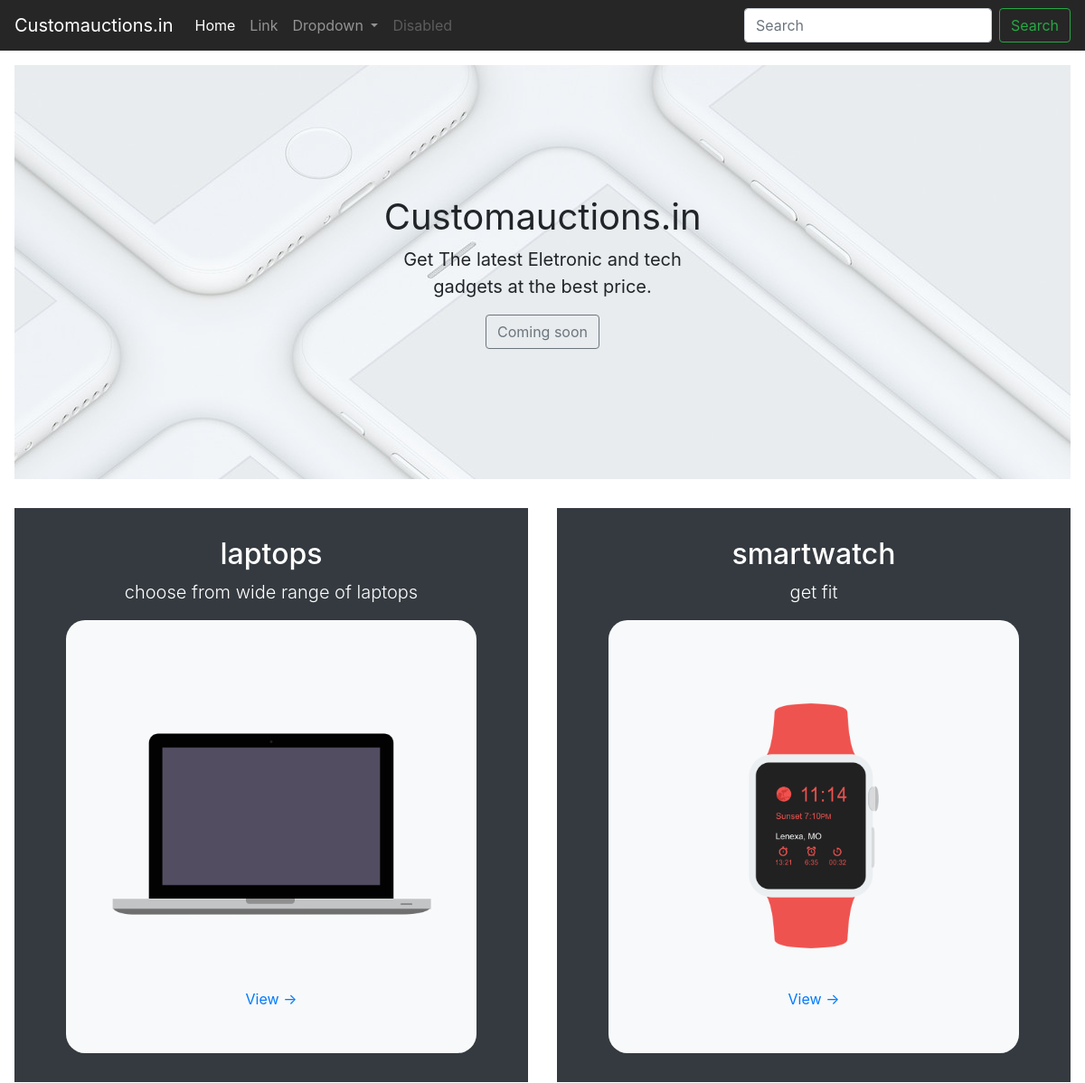
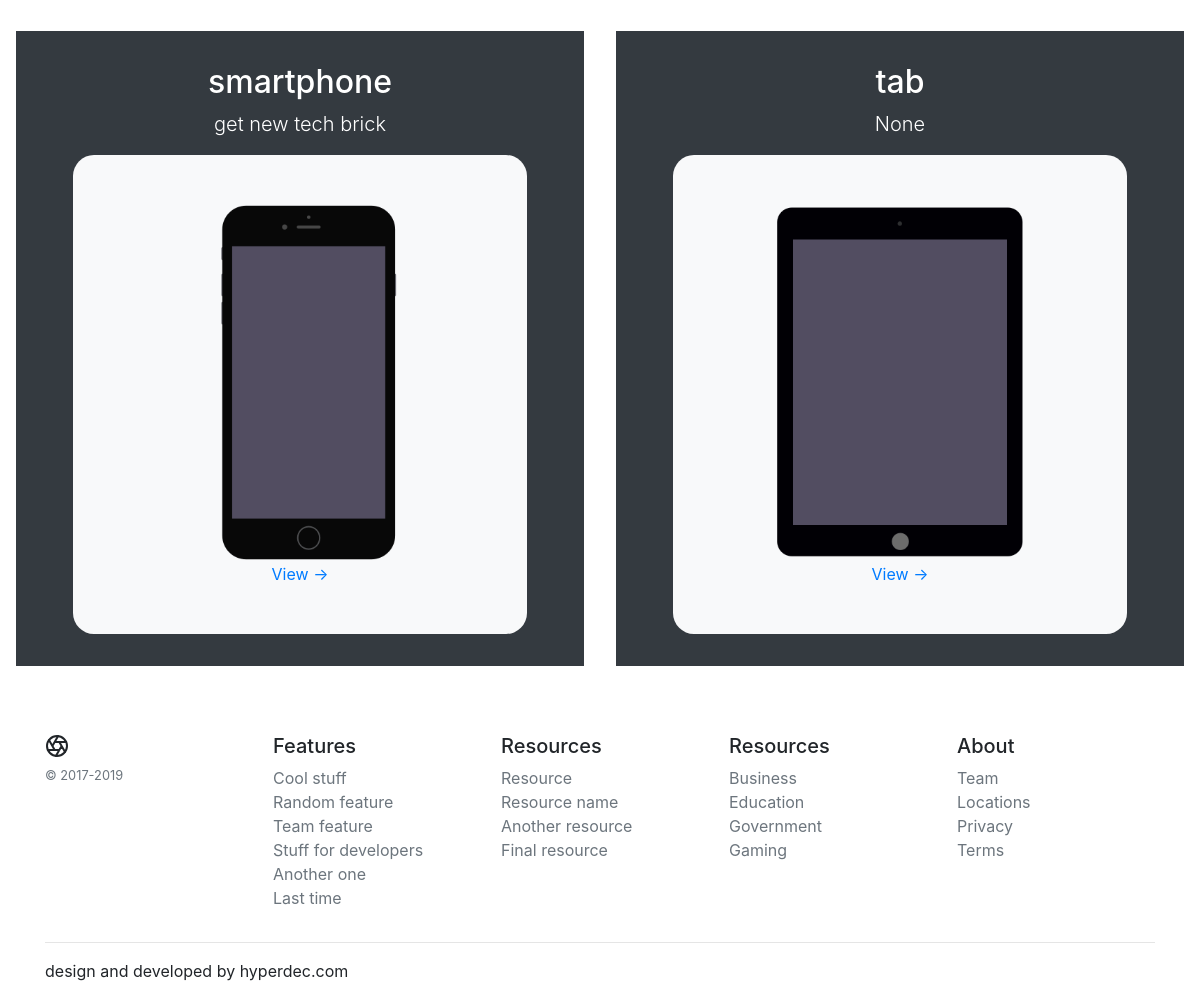
The page / on the database its author committed (2 pictures, top to bottom).
### product/models.py (models this page shows, shortened)
class Category(models.Model):
    title     =models.CharField(max_length=120)
    sub_title =models.CharField(max_length=120,blank=True,null=True)
    image     =models.ImageField(upload_to='category_img')
    slug      =models.CharField(max_length=120,blank=True,null=True)

### product/views.py (the view)
# urls.py: path('', Category_list.as_view(),name="index"),
class Category_list(ListView):
    model = Category
    template_name ='catagory_list.html'

### templates/catagory_list.html (shortened to what this page needs)
{% extends 'base.html' %}
  {% block body %}
<div class="position-relative overflow-hidden p-3 p-md-5 m-md-3 text-center bg-light" style="background-image: url('/media/1488249115.jpg');background-position: center; ">
  <div class="col-md-5 p-lg-5 mx-auto my-5">
    <h1 class=" font-weight-normal">Customauctions.in</h1>
    <p class="lead font-weight-normal">Get The latest Eletronic and tech gadgets at the best price.</p>
    <a class="btn btn-outline-secondary" href="#">Coming soon</a>
  </div>
</div>
<div class="row m-0 p-0">
    {% for i in object_list %}
  <div class="col-12 col-md-6 w-100 my-md-3 px-md-3 m-0 p-0" >
      <div class="bg-dark text-center text-white overflow-hidden">
        <div class="my-3 py-3">
          <h2 class="display-5">{{ i.title }}</h2>
          <p class="lead">{{ i.sub_title }}</p>
            <div   class="border-0 bg-light text-center mx-auto p-5" style="width: 80%; height:  80%; border-radius: 21px 21px 21px 21px;">
              <img href="/p/{{ i.slug }}" src="/media/{{ i.image }}" class="img-fluid" alt="">
                <a href="/p/{{ i.slug }}">View 	&#8594</a>
            </div>
        </div>
      </div>
  </div>
    {% endfor %}
</div>
  {% endblock%}

### rows shown on the page
Category: title "laptops", sub_title "choose from wide range of laptops", image (picture)
Category: title "smartwatch", sub_title "get fit", image (picture)
Category: title "smartphone", sub_title "get new tech brick", image (picture)
Category: title "tab", sub_title "None", image (picture)
